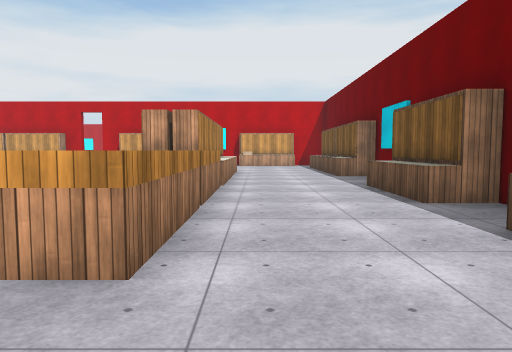
View 1 (above)

18 first-person views from a walk through a 3-D level made in the Unity game engine. The camera is 1.4 m above the floor, tilts 4° down and sees 70° across. Doors are open. The floor is counted in squares, 2 m on a side. Each view is taken from the middle of a square. On the plan, view 1 faces up. The plan holds only what a view shows up to about 11 squares ahead; the rest is blank. The place goes on beyond the plan. The player character is not drawn. Surface patterns are stand-ins for the level's own textures.

View 2
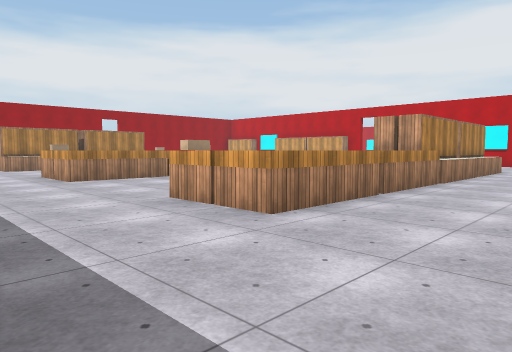

View 3
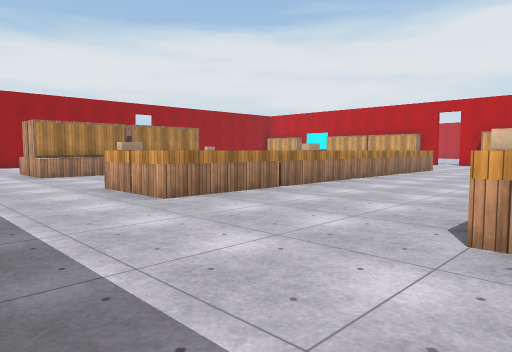

View 4
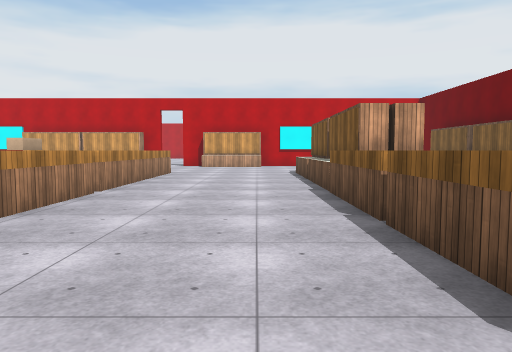

View 5
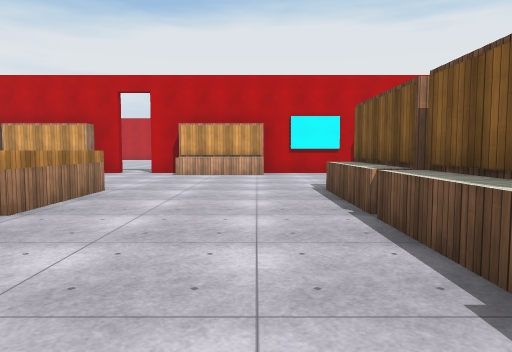

View 6
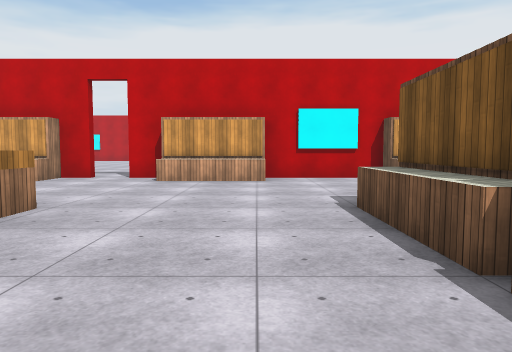

View 7
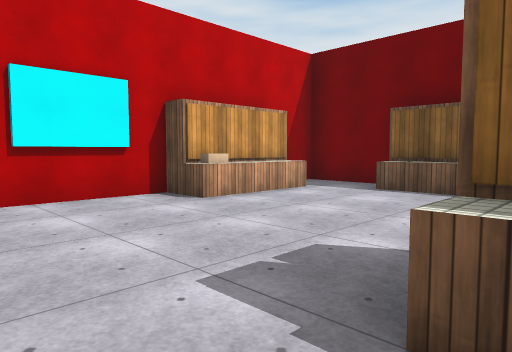

View 8
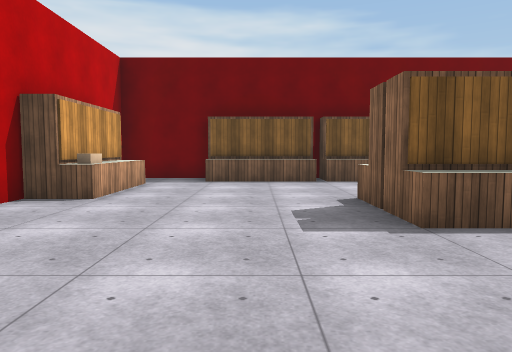

View 9
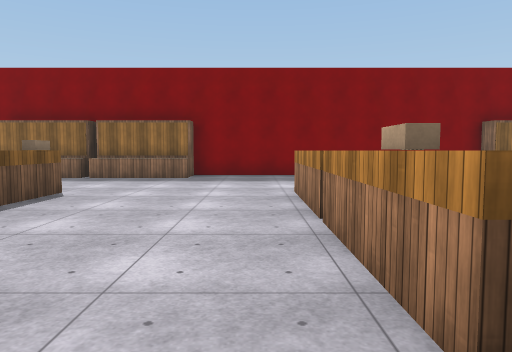

View 10
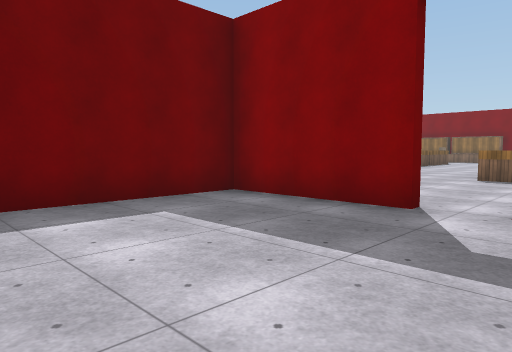

View 11
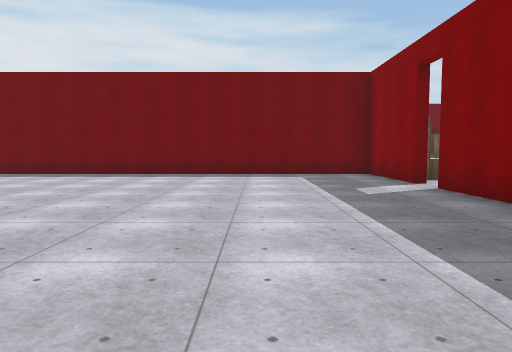

View 12
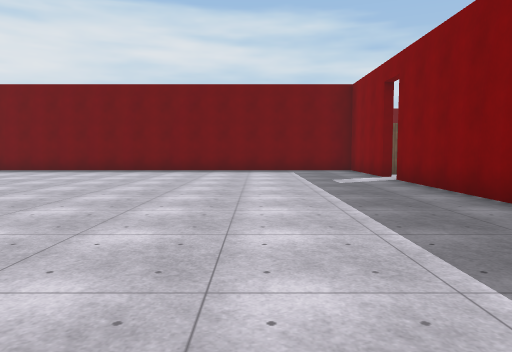

View 13
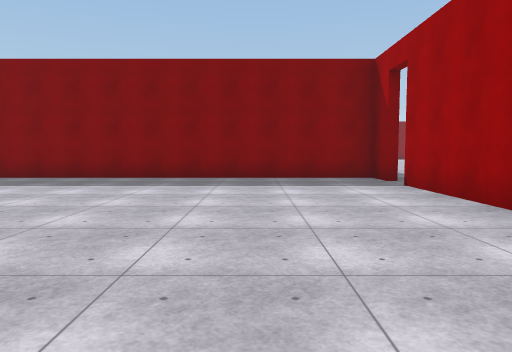

View 14
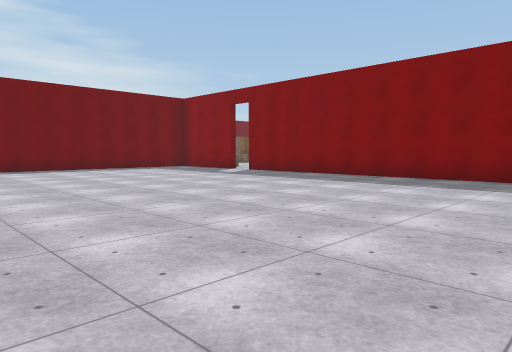

View 15
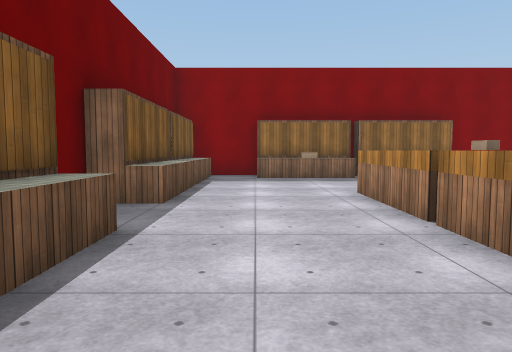

View 16
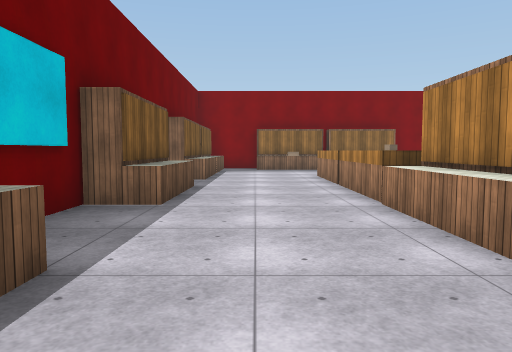

View 17
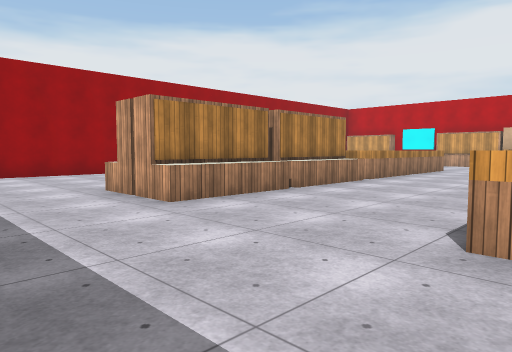

View 18
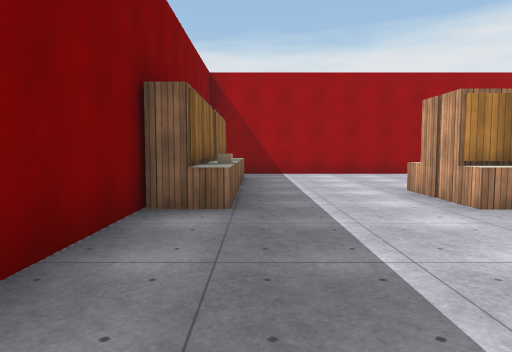

### Floor plan
Key: @ floor where view 1 was taken; # wall or solid block; . floor; D open door; ^ raised ledge; B block; O other object.
Columns run from 20 left of view 1 to 4 right of it. Each row starts with its distance up from view 1.
 27   ....     .....#
 26   ..............#
 25   ..............#
 24   ..............#
 23  #..............#
 22  #..............#
 21  #..............#
 20  #..............#
 19  D..............#
 18 .#.####.....DD#.#########
 17 .###  ######DD###...##..#
 16            .............#
 15             ...........##
 14             ...........#
 13              ..........#
 12              ^....##...#
 11              ^....##...#
 10        ^..   ^....##...##
  9        ^..   ^....##....#
  8        ^...  ^....##....#
  7        ^...  ^....^^...##
  6        #...  B....^^...#
  5        #...  ^....^^...##
  4  #     #.... ^....^^....#
  3  #..   #.... ^....^^...##
  2  #....^#....B^....^^...#
  1  #.....................#
  0  #..................@..#
 -1  #....B.............O..#
 -2  #######################

Positions as (right, up) in squares from view 1, and headings:
1: (0, 0), facing up
2: (2, -1), facing up-left
3: (-2, -1), facing up-left
4: (-4, 1), facing up
5: (-4, 6), facing up
6: (-4, 8), facing up
7: (-4, 12), facing up-right
8: (-6, 14), facing right
9: (-6, 8), facing down
10: (-9, 22), facing down-right
11: (-15, 21), facing right
12: (-17, 21), facing right
13: (-16, 27), facing down
14: (-18, 27), facing down-right
15: (1, 8), facing down
16: (1, 12), facing down
17: (-8, -1), facing up-left
18: (-8, -1), facing left
